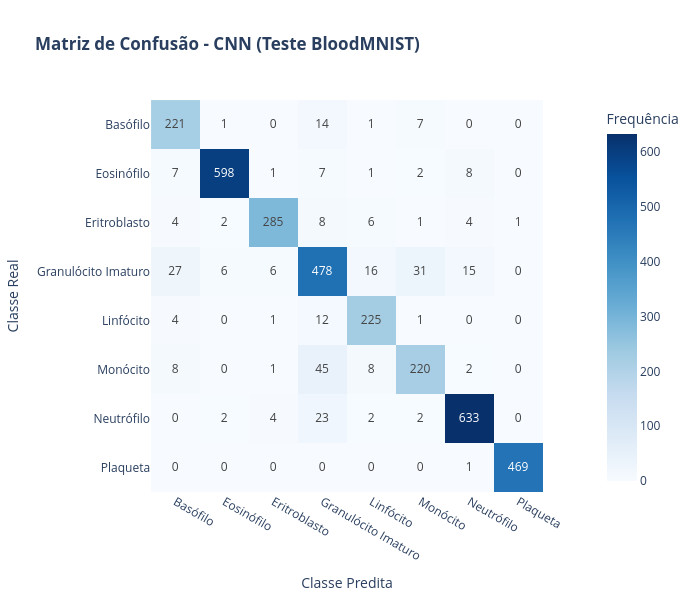

Notebook code cell kept with this figure:
### Markdown cell above
### Teste

### Code cell
import torch
import plotly.express as px
from sklearn.metrics import classification_report
import ml3.cnn_bc as cnn_bc


# Nomes das 8 classes do BloodMNIST
class_names = [
    'Basófilo', 'Eosinófilo', 'Eritroblasto', 'Granulócito Imaturo',
    'Linfócito', 'Monócito', 'Neutrófilo', 'Plaqueta'
]


BEST_NUM_KERNELS = 256
BEST_KERNEL_SIZE = 3

best_cnn = cnn_bc.BloodMNISTCNN(
    in_channels=3,
    num_kernels=BEST_NUM_KERNELS,
    kernel_size=BEST_KERNEL_SIZE,
    num_classes=8
)
best_cnn.load_state_dict(torch.load('best_model_cnn_item_b.pth'))

res = cnn_bc.evaluate_model(best_cnn, test_loader, device=DEVICE)

# Exibir Métricas
print(f"Acurácia Balanceada (Teste): {res['bal_acc']:.4f}")
print(f"F1-Score Macro (Teste)     : {res['f1_macro']:.4f}")

print("--- Relatório Detalhado por Classe ---")
print(classification_report(res['targets'], res['preds'], target_names=class_names, digits=4))

fig_cm = px.imshow(
    res['cm'],
    x=class_names,
    y=class_names,
    text_auto=True,
    color_continuous_scale='Blues',
    title="<b>Matriz de Confusão - CNN (Teste BloodMNIST)</b>",
    labels=dict(x="Classe Predita", y="Classe Real", color="Frequência")
)

fig_cm.update_layout(template="plotly_white", width=700, height=600)
fig_cm.show()

### Figure 1 — Plotly figure (JSON) as saved in the notebook; plotly's stock layout.template omitted (floating-point values rounded to 4 significant figures)
{"data": [{"coloraxis": "coloraxis", "hovertemplate": "Classe Predita: %{x}<br>Classe Real: %{y}<br>Frequência: %{z}<extra></extra>", "name": "0", "texttemplate": "%{z}", "type": "heatmap", "x": ["Basófilo", "Eosinófilo", "Eritroblasto", "Granulócito Imaturo", "Linfócito", "Monócito", "Neutrófilo", "Plaqueta"], "xaxis": "x", "y": ["Basófilo", "Eosinófilo", "Eritroblasto", "Granulócito Imaturo", "Linfócito", "Monócito", "Neutrófilo", "Plaqueta"], "yaxis": "y", "z": [[221, 1, 0, 14, 1, 7, 0, 0], [7, 598, 1, 7, 1, 2, 8, 0], [4, 2, 285, 8, 6, 1, 4, 1], [27, 6, 6, 478, 16, 31, 15, 0], [4, 0, 1, 12, 225, 1, 0, 0], [8, 0, 1, 45, 8, 220, 2, 0], [0, 2, 4, 23, 2, 2, 633, 0], [0, 0, 0, 0, 0, 0, 1, 469]]}], "layout": {"coloraxis": {"autocolorscale": false, "colorbar": {"title": {"text": "Frequência"}}, "colorscale": [[0, "rgb(247,251,255)"], [0.125, "rgb(222,235,247)"], [0.25, "rgb(198,219,239)"], [0.375, "rgb(158,202,225)"], [0.5, "rgb(107,174,214)"], [0.625, "rgb(66,146,198)"], [0.75, "rgb(33,113,181)"], [0.875, "rgb(8,81,156)"], [1, "rgb(8,48,107)"]]}, "height": 600, "title": {"text": "<b>Matriz de Confusão - CNN (Teste BloodMNIST)</b>"}, "width": 700, "xaxis": {"anchor": "y", "constrain": "domain", "domain": [0, 1], "scaleanchor": "y", "title": {"text": "Classe Predita"}}, "yaxis": {"anchor": "x", "autorange": "reversed", "constrain": "domain", "domain": [0, 1], "title": {"text": "Classe Real"}}}}
